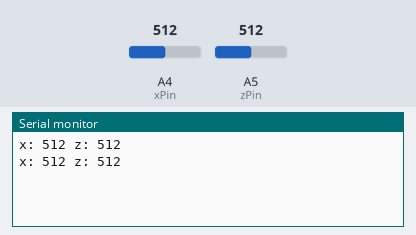
A sketch run on a simulated Arduino Uno, built with avr-gcc and run on an emulated ATmega328P. On the bench: the last lines printed to the serial monitor. The inputs (shaded band) are chosen by the test bench; at power-on: A4 (xPin) = 512, A5 (zPin) = 512.

Above: at 1.8 s.
1.9 s: A4 (xPin) set to 716
At 2.8 s:
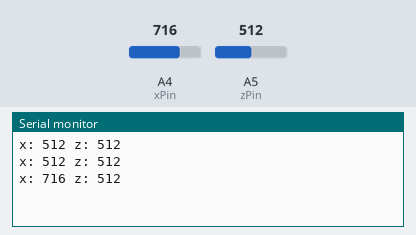
3.4 s: A5 (zPin) set to 716
At 4.5 s:
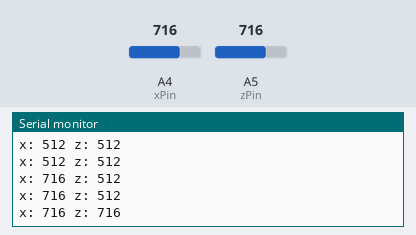
4.9 s: A4 (xPin) set to 900
At 5.3 s:
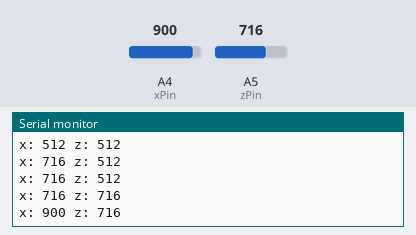
6.4 s: A5 (zPin) set to 900
At 7.8 s:
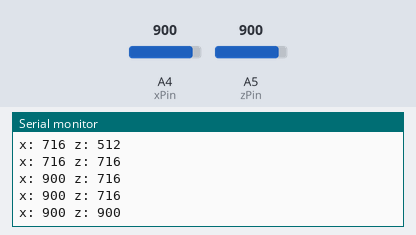
Timing chart, 0 to 8.9 s (numbered marks = the images above; inputs shaded):
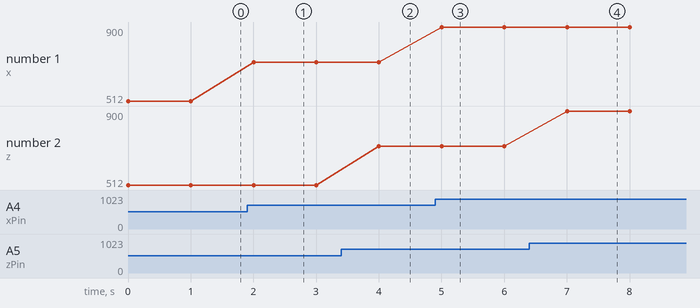

Measured:
- after the input at 1.9 s, the serial monitor: prints a new line after 0.10 s (image 1)
- after the input at 3.4 s, the serial monitor: prints a new line after 0.60 s (image 2)
- after the input at 4.9 s, the serial monitor: prints a new line after 0.10 s (image 3)
- after the input at 6.4 s, the serial monitor: prints a new line after 0.60 s (image 4)
- plotted number 1: 512 → 716 after the input at 1.9 s, 716 → 900 after the input at 4.9 s

The sketch:

DramaLab_Gyro_LPY503AL.ino
```cpp
/* DramaLab_Gyro_LPY503AL:
 * Measure dual axis motion (x and z) using the LPY503AL sensor
 * sensor: https://www.sparkfun.com/products/9424
 *
 * Wiring: Sensor --> Arduino
 *            GND --> GND
 *           3.3V --> 3.3V
 *           X x1 --> A4
 *           Z x1 --> A5
 *
 * http://dramalab.unibz.it/
 * Max Stricker, 12.04.2014
 *
 */

int xPin = A4;
int zPin = A5;

void setup() {
  Serial.begin(9600);
}

void loop() {
  int valX = analogRead(xPin);
  int valZ = analogRead(zPin);
  Serial.print("x: ");
  Serial.print(valX);
  Serial.print(" z: ");
  Serial.println(valZ);
  delay(1000);
}
```
